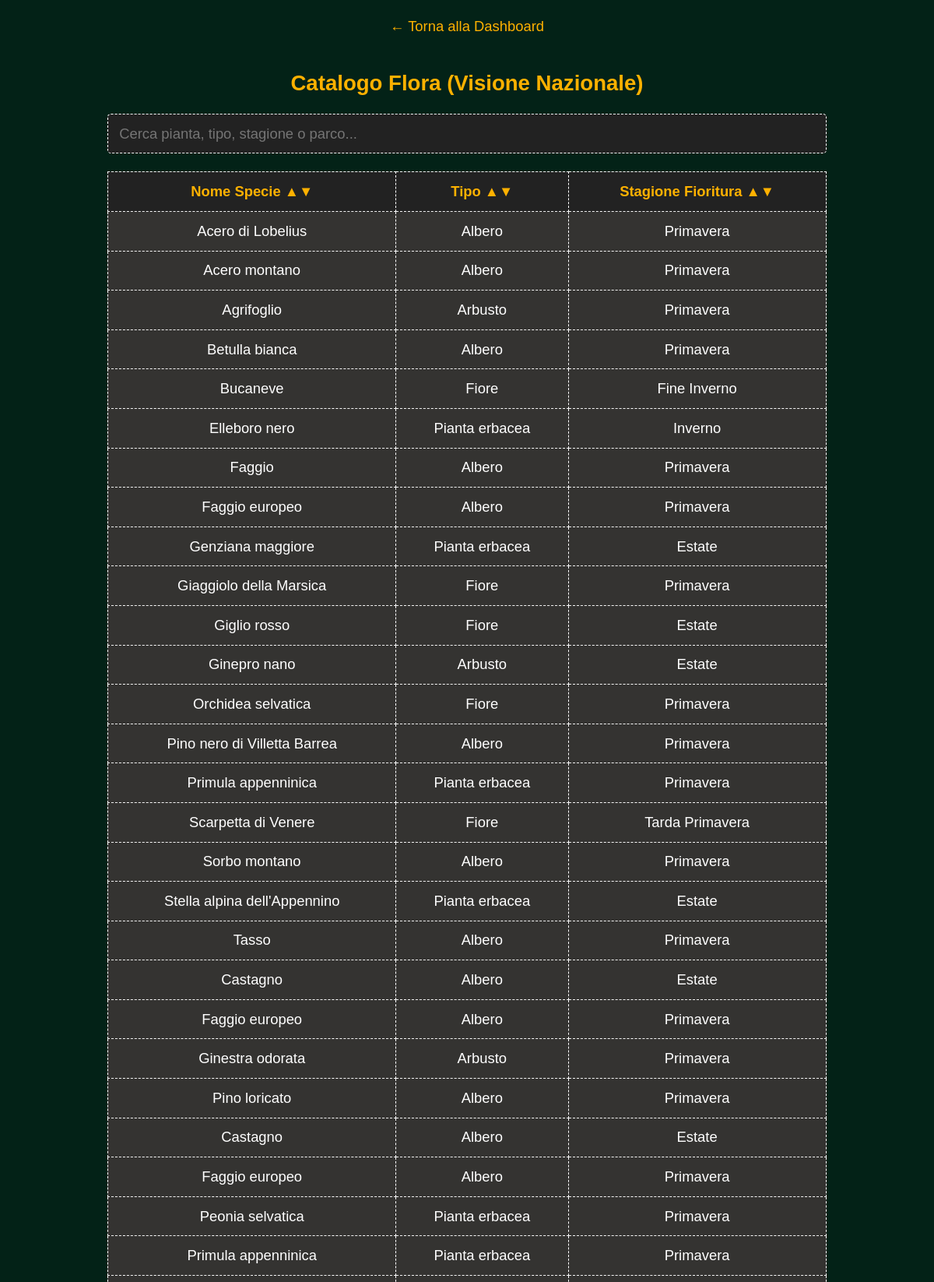
The page /PHP-HTML/tabella_flora.php (signed in, upper part) on the database its author committed.
### tables this page shows
CREATE TABLE `Cresce` (
  `Nome_Parco` varchar(100) NOT NULL,
  `Nome_Specie_Flora` varchar(100) NOT NULL
);

CREATE TABLE `SPECIE_FLORA` (
  `Nome_Specie_Flora` varchar(100) NOT NULL,
  `Tipo` varchar(50) NOT NULL,
  `Stagione_Fioritura` varchar(50) NOT NULL
);

### PHP-HTML/tabella_flora.php (the view, shortened to what this page needs)
<?php
$ruolo = $_SESSION['ruolo'];
$servername = "localhost";
$username_db = "root";
$password_db = "";
$dbname = "parchi_naturali";
$conn = mysqli_connect($servername, $username_db, $password_db, $dbname);
$parco_filtro = "";
?>
<!DOCTYPE html>
<html lang="it">
<head>
</head>
<body>
    <a href="dashboard.php" class="back-link">&larr; Torna alla Dashboard</a>
    <h2>
        Catalogo Flora
        <?php echo $ruolo === 'guardiaparco' ? "- " . htmlspecialchars($parco_filtro) : "(Visione Nazionale)"; ?>
    </h2>
    <div class="search-container">
        <input type="text" id="searchBar" onkeyup="filterTable()" placeholder="Cerca pianta, tipo, stagione o parco...">
    </div>
    <table>
        <thead>
            <tr>
                <th onclick="sortTable(0)" style="cursor: pointer;" title="Ordina alfabeticamente">Nome Specie
                    &#9650;&#9660;</th>
                <th onclick="sortTable(1)" style="cursor: pointer;" title="Ordina per Tipo">Tipo &#9650;&#9660;</th>
                <th onclick="sortTable(2)" style="cursor: pointer;" title="Ordina per Stagione">Stagione Fioritura
                    &#9650;&#9660;</th>
            </tr>
        </thead>
        <tbody>
            <?php
            if ($ruolo === 'guardiaparco') {
                $query = "SELECT SF.Nome_Specie_Flora, SF.Tipo, SF.Stagione_Fioritura
                          FROM SPECIE_FLORA SF
                          JOIN Cresce C ON SF.Nome_Specie_Flora = C.Nome_Specie_Flora
                          WHERE C.Nome_Parco = '" . mysqli_real_escape_string($conn, $parco_filtro) . "'
                          ORDER BY SF.Nome_Specie_Flora ASC";
            } else {
                $query = "SELECT SF.Nome_Specie_Flora, SF.Tipo, SF.Stagione_Fioritura, C.Nome_Parco
                          FROM SPECIE_FLORA SF
                          JOIN Cresce C ON SF.Nome_Specie_Flora = C.Nome_Specie_Flora
                          ORDER BY C.Nome_Parco ASC, SF.Nome_Specie_Flora ASC";
            }
            $result = mysqli_query($conn, $query);
            if (mysqli_num_rows($result) > 0) {
                while ($row = mysqli_fetch_assoc($result)) {
                    echo "<tr>";
                    echo "<td>" . htmlspecialchars($row['Nome_Specie_Flora']) . "</td>";
                    echo "<td>" . htmlspecialchars($row['Tipo']) . "</td>";
                    echo "<td>" . htmlspecialchars($row['Stagione_Fioritura']) . "</td>";
                    echo "</tr>";
                }
            } else {
                $cols = $ruolo === 'admin' ? 4 : 3;
                echo "<tr><td colspan='$cols'>Nessuna specie botanica registrata.</td></tr>";
            }
            ?>
        </tbody>
    </table>
</body>
</html>

### PHP-HTML/tabella_flora.php (style rules this page uses)
body { zoom: 1.15; background-color: #032217; color: #ffffff; text-align: center; font-family: 'font', Arial, sans-serif; margin: 0; padding: 20px; }
h2 { color: #FFB100; }
.back-link { color: #FFB100; text-decoration: none; display: inline-block; margin-bottom: 20px; }
.search-container { width: 80%; margin: 10px auto 20px auto; text-align: left; }
#searchBar { width: 100%; padding: 12px; font-size: 16px; background-color: #222; color: white; border: 1px dashed white; border-radius: 4px; box-sizing: border-box; font-family: 'font', Arial, sans-serif; }
table { width: 80%; margin: 20px auto; border-collapse: collapse; background-color: #343331; }
th, td { border: 1px dashed white; padding: 12px; text-align: center; }
th { color: #FFB100; background-color: #222; }

### rows shown on the page
cresce: Nome_Specie_Flora.Nome_Specie_Flora "Acero di Lobelius", Nome_Specie_Flora.Tipo "Albero", Nome_Specie_Flora.Stagione_Fioritura "Primavera"
cresce: Nome_Specie_Flora.Nome_Specie_Flora "Acero montano", Nome_Specie_Flora.Tipo "Albero", Nome_Specie_Flora.Stagione_Fioritura "Primavera"
cresce: Nome_Specie_Flora.Nome_Specie_Flora "Agrifoglio", Nome_Specie_Flora.Tipo "Arbusto", Nome_Specie_Flora.Stagione_Fioritura "Primavera"
cresce: Nome_Specie_Flora.Nome_Specie_Flora "Betulla bianca", Nome_Specie_Flora.Tipo "Albero", Nome_Specie_Flora.Stagione_Fioritura "Primavera"
cresce: Nome_Specie_Flora.Nome_Specie_Flora "Bucaneve", Nome_Specie_Flora.Tipo "Fiore", Nome_Specie_Flora.Stagione_Fioritura "Fine Inverno"
cresce: Nome_Specie_Flora.Nome_Specie_Flora "Elleboro nero", Nome_Specie_Flora.Tipo "Pianta erbacea", Nome_Specie_Flora.Stagione_Fioritura "Inverno"
cresce: Nome_Specie_Flora.Nome_Specie_Flora "Faggio", Nome_Specie_Flora.Tipo "Albero", Nome_Specie_Flora.Stagione_Fioritura "Primavera"
cresce: Nome_Specie_Flora.Nome_Specie_Flora "Faggio europeo", Nome_Specie_Flora.Tipo "Albero", Nome_Specie_Flora.Stagione_Fioritura "Primavera"
cresce: Nome_Specie_Flora.Nome_Specie_Flora "Genziana maggiore", Nome_Specie_Flora.Tipo "Pianta erbacea", Nome_Specie_Flora.Stagione_Fioritura "Estate"
cresce: Nome_Specie_Flora.Nome_Specie_Flora "Giaggiolo della Marsica", Nome_Specie_Flora.Tipo "Fiore", Nome_Specie_Flora.Stagione_Fioritura "Primavera"
cresce: Nome_Specie_Flora.Nome_Specie_Flora "Giglio rosso", Nome_Specie_Flora.Tipo "Fiore", Nome_Specie_Flora.Stagione_Fioritura "Estate"
cresce: Nome_Specie_Flora.Nome_Specie_Flora "Ginepro nano", Nome_Specie_Flora.Tipo "Arbusto", Nome_Specie_Flora.Stagione_Fioritura "Estate"
cresce: Nome_Specie_Flora.Nome_Specie_Flora "Orchidea selvatica", Nome_Specie_Flora.Tipo "Fiore", Nome_Specie_Flora.Stagione_Fioritura "Primavera"
cresce: Nome_Specie_Flora.Nome_Specie_Flora "Pino nero di Villetta Barrea", Nome_Specie_Flora.Tipo "Albero", Nome_Specie_Flora.Stagione_Fioritura "Primavera"
cresce: Nome_Specie_Flora.Nome_Specie_Flora "Primula appenninica", Nome_Specie_Flora.Tipo "Pianta erbacea", Nome_Specie_Flora.Stagione_Fioritura "Primavera"
cresce: Nome_Specie_Flora.Nome_Specie_Flora "Scarpetta di Venere", Nome_Specie_Flora.Tipo "Fiore", Nome_Specie_Flora.Stagione_Fioritura "Tarda Primavera"
cresce: Nome_Specie_Flora.Nome_Specie_Flora "Sorbo montano", Nome_Specie_Flora.Tipo "Albero", Nome_Specie_Flora.Stagione_Fioritura "Primavera"
cresce: Nome_Specie_Flora.Nome_Specie_Flora "Stella alpina dell'Appennino", Nome_Specie_Flora.Tipo "Pianta erbacea", Nome_Specie_Flora.Stagione_Fioritura "Estate"
cresce: Nome_Specie_Flora.Nome_Specie_Flora "Tasso", Nome_Specie_Flora.Tipo "Albero", Nome_Specie_Flora.Stagione_Fioritura "Primavera"
cresce: Nome_Specie_Flora.Nome_Specie_Flora "Castagno", Nome_Specie_Flora.Tipo "Albero", Nome_Specie_Flora.Stagione_Fioritura "Estate"
cresce: Nome_Specie_Flora.Nome_Specie_Flora "Faggio europeo", Nome_Specie_Flora.Tipo "Albero", Nome_Specie_Flora.Stagione_Fioritura "Primavera"
cresce: Nome_Specie_Flora.Nome_Specie_Flora "Ginestra odorata", Nome_Specie_Flora.Tipo "Arbusto", Nome_Specie_Flora.Stagione_Fioritura "Primavera"
cresce: Nome_Specie_Flora.Nome_Specie_Flora "Pino loricato", Nome_Specie_Flora.Tipo "Albero", Nome_Specie_Flora.Stagione_Fioritura "Primavera"
cresce: Nome_Specie_Flora.Nome_Specie_Flora "Castagno", Nome_Specie_Flora.Tipo "Albero", Nome_Specie_Flora.Stagione_Fioritura "Estate"
cresce: Nome_Specie_Flora.Nome_Specie_Flora "Faggio europeo", Nome_Specie_Flora.Tipo "Albero", Nome_Specie_Flora.Stagione_Fioritura "Primavera"
cresce: Nome_Specie_Flora.Nome_Specie_Flora "Peonia selvatica", Nome_Specie_Flora.Tipo "Pianta erbacea", Nome_Specie_Flora.Stagione_Fioritura "Primavera"
cresce: Nome_Specie_Flora.Nome_Specie_Flora "Primula appenninica", Nome_Specie_Flora.Tipo "Pianta erbacea", Nome_Specie_Flora.Stagione_Fioritura "Primavera"
